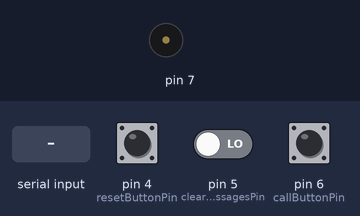
Bench run of a sketch on a simulated Arduino Uno, built with avr-gcc and run on an emulated ATmega328P. Parts: buzzer (waves = sounding). The inputs (shaded band) are chosen by the test bench; at power-on: pin 4 (resetButtonPin) LOW, pin 5 (clearMessagesPin) LOW, pin 6 (callButtonPin) LOW. The modem accepts every AT command (registered, SIM ready, sends succeed) and sends nothing else.

Above: at 7.7 s.
7.8 s: "+CMT:\n" received over the second serial link
At 8.05 s:
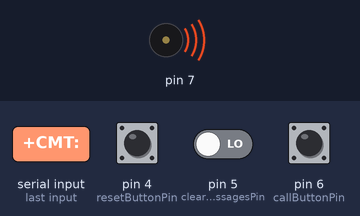
10.8 s: pin 4 (resetButtonPin) pulled HIGH for 3.2 s
At 11.05 s:
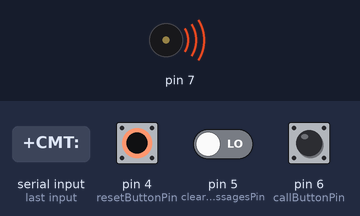
Timing chart, 0 to 21.5 s (numbered marks = the images above; inputs shaded):
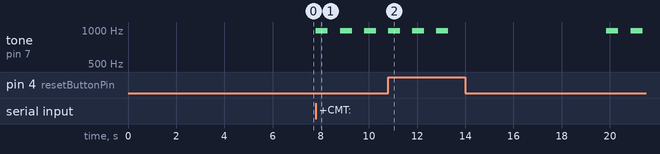

Measured:
- after the input at 7.8 s, tone on pin 7: alternates 988 Hz for 0.50 s and silent for 0.50 s, starting at once

The sketch:

phone-serial.ino
```cpp
#include<SoftwareSerial.h>

SoftwareSerial mySerial(8,9);
int ringCount = 0;
String lastNumber;


//EEPROM.put(address,data);
//EEPROM.get(address,varToWriteInto);

const int callButtonPin = 6;
int callButtonState = 0;
const int clearMessagesPin = 5;
int clearMessagesButtonState = 0;
const int resetButtonPin = 4;
int resetButtonState = 0;

bool newNumber = false;
bool inCall = false;

void setup()
{
    pinMode(callButtonPin, INPUT);
    pinMode(clearMessagesPin, INPUT);
    pinMode(resetButtonPin, INPUT);
    mySerial.begin(9600);
    delay(4000);
    mySerial.println("AT");
    delay(1000);
    mySerial.println("ATE0");
    delay(500);
    mySerial.println("AT+CMGF=1");
    delay(500);
    mySerial.println("AT+CLIP=1");
    delay(500);
    mySerial.println("AT+CNMI=1,2,0,0,0");
    mySerial.flush();
}

void loop()
{
     callButtonState = digitalRead(callButtonPin);
     clearMessagesButtonState = digitalRead(clearMessagesPin);
     resetButtonState = digitalRead(resetButtonPin);
     if(newNumber == true)
     {
         tone(7, 988, 500);
         delay(1000);
         tone(7, 988, 500);
         delay(1000);
     }
     if(callButtonState == HIGH && newNumber == true)
     {
         mySerial.println("ATD+ " + lastNumber + ";");
         mySerial.flush();
         newNumber = false;
         inCall = true;
     }
     if(callButtonState == HIGH && inCall == true && newNumber == false)
     {
         mySerial.println("ATH");
         mySerial.flush();
         inCall = false;
     }
     if(clearMessagesButtonState == HIGH)
     {
        mySerial.println("AT+CMGD=4");
        mySerial.flush();
     }
     if(resetButtonState == HIGH)
     {
        mySerial.println("AT+CREG=1");
        mySerial.flush();
        delay(4000);
        mySerial.println("AT");
        mySerial.flush();
        delay(500);
        mySerial.println("ATE0");
        mySerial.flush();
        delay(500);
        mySerial.println("AT+CMGF=1");
        mySerial.flush();
        delay(500);
        mySerial.println("AT+CNMI=1,2,0,0,0");
        mySerial.flush();
        delay(500);
     }
     while(mySerial.available())
     {
         String line = mySerial.readStringUntil('\n');
         if(line.indexOf("+CLIP:") >= 0 && ringCount < 3)
         {
            if(ringCount == 2)
            {
                lastNumber = String("+") + line.substring(8,19);
                mySerial.println("ATH");
                mySerial.flush();
                ringCount = 0;
                newNumber = true;
            }
            ringCount++;
         }
         if(line.indexOf("+CMT:") >= 0)
         {
           lastNumber = line.substring(7,19);
           newNumber = true;
         }
     }
}
```
